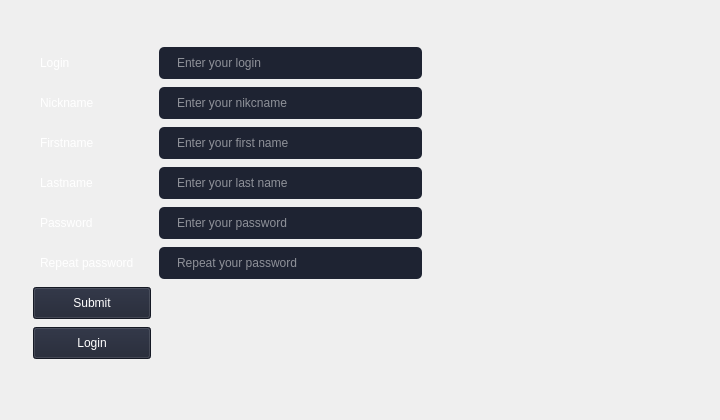
<?xml version="1.0" encoding="UTF-8"?>
<ui version="4.0">
 <class>SignupPage</class>
 <widget class="QWidget" name="SignupPage">
  <property name="geometry">
   <rect>
    <x>0</x>
    <y>0</y>
    <width>720</width>
    <height>420</height>
   </rect>
  </property>
  <property name="windowTitle">
   <string>Form</string>
  </property>
  <property name="styleSheet">
   <string notr="true">*{
	padding: 4px;
	margin: 1px;
	color: #fff;
}

QPushButton {
	padding: 8px 6px;
	background-color: rgb(30, 35, 50);
}

QLineEdit {
	border-radius: 5px;
	padding: 8px 16px;
	background-color: rgb(30, 35, 50);
}</string>
  </property>
  <layout class="QVBoxLayout" name="verticalLayout">
   <property name="leftMargin">
    <number>32</number>
   </property>
   <property name="topMargin">
    <number>16</number>
   </property>
   <property name="rightMargin">
    <number>32</number>
   </property>
   <property name="bottomMargin">
    <number>16</number>
   </property>
   <item>
    <widget class="QLabel" name="errorLabel">
     <property name="styleSheet">
      <string notr="true">color: red;</string>
     </property>
     <property name="text">
      <string/>
     </property>
    </widget>
   </item>
   <item>
    <layout class="QGridLayout" name="gridLayout">
     <item row="5" column="1">
      <widget class="QLineEdit" name="repeatedPasswordLineEdit">
       <property name="echoMode">
        <enum>QLineEdit::Password</enum>
       </property>
       <property name="placeholderText">
        <string>Repeat your password</string>
       </property>
      </widget>
     </item>
     <item row="0" column="0">
      <widget class="QLabel" name="label">
       <property name="text">
        <string>Login</string>
       </property>
      </widget>
     </item>
     <item row="4" column="1">
      <widget class="QLineEdit" name="passwordLineEdit">
       <property name="echoMode">
        <enum>QLineEdit::Password</enum>
       </property>
       <property name="placeholderText">
        <string>Enter your password</string>
       </property>
      </widget>
     </item>
     <item row="2" column="1">
      <widget class="QLineEdit" name="firstnameLineEdit">
       <property name="placeholderText">
        <string>Enter your first name</string>
       </property>
      </widget>
     </item>
     <item row="2" column="0">
      <widget class="QLabel" name="label_2">
       <property name="text">
        <string>Firstname</string>
       </property>
      </widget>
     </item>
     <item row="4" column="0">
      <widget class="QLabel" name="label_5">
       <property name="text">
        <string>Password</string>
       </property>
      </widget>
     </item>
     <item row="7" column="0">
      <widget class="QPushButton" name="loginButton">
       <property name="text">
        <string>Login</string>
       </property>
      </widget>
     </item>
     <item row="1" column="1">
      <widget class="QLineEdit" name="nicknameLineEdit">
       <property name="placeholderText">
        <string>Enter your nikcname</string>
       </property>
      </widget>
     </item>
     <item row="5" column="0">
      <widget class="QLabel" name="label_3">
       <property name="text">
        <string>Repeat password</string>
       </property>
      </widget>
     </item>
     <item row="3" column="1">
      <widget class="QLineEdit" name="lastnameLineEdit">
       <property name="echoMode">
        <enum>QLineEdit::Normal</enum>
       </property>
       <property name="placeholderText">
        <string>Enter your last name</string>
       </property>
      </widget>
     </item>
     <item row="0" column="1">
      <widget class="QLineEdit" name="loginLineEdit">
       <property name="placeholderText">
        <string>Enter your login</string>
       </property>
      </widget>
     </item>
     <item row="3" column="0">
      <widget class="QLabel" name="label_4">
       <property name="text">
        <string>Lastname</string>
       </property>
      </widget>
     </item>
     <item row="6" column="0">
      <widget class="QPushButton" name="submitButton">
       <property name="minimumSize">
        <size>
         <width>120</width>
         <height>0</height>
        </size>
       </property>
       <property name="text">
        <string>Submit</string>
       </property>
      </widget>
     </item>
     <item row="1" column="0">
      <widget class="QLabel" name="label_6">
       <property name="text">
        <string>Nickname</string>
       </property>
      </widget>
     </item>
     <item row="3" column="2">
      <spacer name="horizontalSpacer">
       <property name="orientation">
        <enum>Qt::Horizontal</enum>
       </property>
       <property name="sizeHint" stdset="0">
        <size>
         <width>40</width>
         <height>20</height>
        </size>
       </property>
      </spacer>
     </item>
    </layout>
   </item>
   <item>
    <spacer name="verticalSpacer">
     <property name="orientation">
      <enum>Qt::Vertical</enum>
     </property>
     <property name="sizeHint" stdset="0">
      <size>
       <width>20</width>
       <height>40</height>
      </size>
     </property>
    </spacer>
   </item>
  </layout>
 </widget>
 <resources/>
 <connections/>
</ui>
